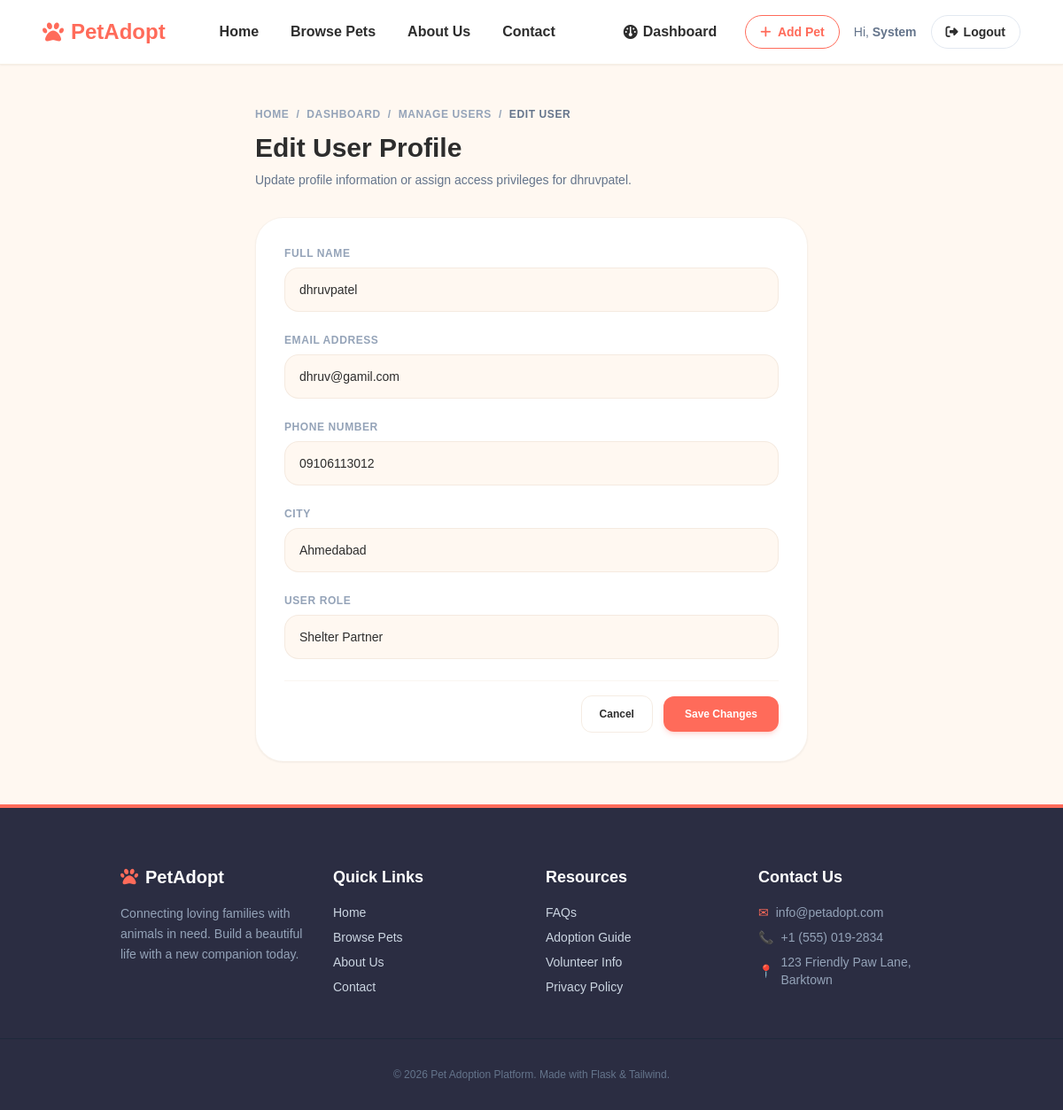
Screenshot of /admin/user/6/edit (signed in) with the database file from the repository.
### models.py (models this page shows, shortened)
class User(db.Model, UserMixin):
    __tablename__ = 'users'
    id = db.Column(db.Integer, primary_key=True)
    name = db.Column(db.String(100), nullable=False)
    email = db.Column(db.String(120), unique=True, nullable=False)
    password_hash = db.Column(db.String(255), nullable=False)
    role = db.Column(db.String(20), nullable=False, default='adopter')  # adopter, shelter, admin
    phone = db.Column(db.String(20), nullable=True)
    city = db.Column(db.String(100), nullable=True)
    created_at = db.Column(db.DateTime, default=datetime.utcnow)
    pets = db.relationship('Pet', backref='shelter', lazy=True, cascade="all, delete-orphan")
    applications = db.relationship('AdoptionApplication', backref='applicant', lazy=True, cascade="all, delete-orphan")

### admin_routes.py (the view, shortened to what this page needs)
@admin_bp.route('/admin/user/<int:user_id>/edit', methods=['GET', 'POST'])
@login_required
@role_required('admin')
def edit_user(user_id):
    user = User.query.get_or_404(user_id)
    return render_template('admin/edit_user.html', user=user)

### utils.py (called while the page is built)
def role_required(*roles):
    def decorator(f):
        @wraps(f)
        def decorated_function(*args, **kwargs):
            if not current_user.is_authenticated or current_user.role not in roles:
                abort(403)
            return f(*args, **kwargs)
        return decorated_function
    return decorator

### templates/admin/edit_user.html (shortened to what this page needs)
{% extends 'base.html' %}
{% block content %}
<div class="container mx-auto max-w-2xl px-6 py-12 text-left animate-fade-in-up">
    <nav class="flex items-center gap-2 text-xs font-bold uppercase tracking-wider text-slate-400 mb-3">
        <a href="{{ url_for('general.home') }}" class="hover:text-primary transition-colors">Home</a>
        <span>/</span>
        <a href="{{ url_for('admin.dashboard') }}" class="hover:text-primary transition-colors">Dashboard</a>
        <span>/</span>
        <a href="{{ url_for('admin.manage_users') }}" class="hover:text-primary transition-colors">Manage Users</a>
        <span>/</span>
        <span class="text-slate-500">Edit User</span>
    </nav>
    <h1 class="text-3xl font-black text-dark mb-2">Edit User Profile</h1>
    <p class="text-slate-500 text-sm mb-8">Update profile information or assign access privileges for {{ user.name }}.</p>
    <div class="bg-white border border-border/60 rounded-[32px] p-8 shadow-sm">
        <form action="{{ url_for('admin.edit_user', user_id=user.id) }}" method="POST" class="space-y-6">
            <div>
                <label for="name" class="block text-xs font-bold uppercase tracking-wider text-slate-400 mb-2">Full Name</label>
                <div class="relative">
                    <input
                      type="text"
                      id="name"
                      name="name"
                      value="{{ user.name }}"
                      required
                      class="w-full bg-[#FFF8F1] border border-border/80 rounded-2xl px-4 py-3.5 outline-none font-medium text-sm text-dark placeholder:text-slate-400 focus:border-primary/50 transition-all"
                    />
                </div>
            </div>
            <div>
                <label for="email" class="block text-xs font-bold uppercase tracking-wider text-slate-400 mb-2">Email Address</label>
                <div class="relative">
                    <input
                      type="email"
                      id="email"
                      name="email"
                      value="{{ user.email }}"
                      required
                      class="w-full bg-[#FFF8F1] border border-border/80 rounded-2xl px-4 py-3.5 outline-none font-medium text-sm text-dark placeholder:text-slate-400 focus:border-primary/50 transition-all"
                    />
                </div>
            </div>
            <div>
                <label for="phone" class="block text-xs font-bold uppercase tracking-wider text-slate-400 mb-2">Phone Number</label>
                <div class="relative">
                    <input
                      type="text"
                      id="phone"
                      name="phone"
                      value="{% if user.phone %}{{ user.phone }}{% endif %}"
                      placeholder="e.g. 555-019-2834"
                      class="w-full bg-[#FFF8F1] border border-border/80 rounded-2xl px-4 py-3.5 outline-none font-medium text-sm text-dark placeholder:text-slate-400 focus:border-primary/50 transition-all"
                    />
                </div>
            </div>
            <div>
                <label for="city" class="block text-xs font-bold uppercase tracking-wider text-slate-400 mb-2">City</label>
                <div class="relative">
                    <input
                      type="text"
                      id="city"
                      name="city"
                      value="{% if user.city %}{{ user.city }}{% endif %}"
                      placeholder="e.g. San Francisco"
                      class="w-full bg-[#FFF8F1] border border-border/80 rounded-2xl px-4 py-3.5 outline-none font-medium text-sm text-dark placeholder:text-slate-400 focus:border-primary/50 transition-all"
                    />
                </div>
            </div>
            <div>
                <label for="role" class="block text-xs font-bold uppercase tracking-wider text-slate-400 mb-2">User Role</label>
                <select
                  id="role"
                  name="role"
                  class="w-full bg-[#FFF8F1] border border-border/80 rounded-2xl px-4 py-3.5 outline-none font-medium text-sm text-dark focus:border-primary/50 transition-all appearance-none cursor-pointer"
                >
                    <option value="shelter" {% if user.role == 'shelter' %}selected{% endif %}>Shelter Partner</option>
                </select>
            </div>
            <div class="flex items-center justify-end gap-3 pt-4 border-t border-border/40">
                <a
                  href="{{ url_for('admin.manage_users') }}"
                  class="px-5 py-3 border border-border/80 text-dark hover:border-slate-400 font-bold rounded-xl text-xs transition-colors"
                >
                    Cancel
                </a>
                <button
                  type="submit"
                  class="px-6 py-3 bg-primary hover:bg-primary-hover text-white font-bold rounded-xl text-xs shadow-md shadow-primary/20 transition-all active:scale-95 cursor-pointer"
                >
                    Save Changes
                </button>
            </div>
        </form>
    </div>
</div>
{% endblock %}

### templates/base.html (shortened to what this page needs)
<!DOCTYPE html>
<html lang="en">
<head>
    <script src="https://cdn.tailwindcss.com"></script>
    <link href="https://cdnjs.cloudflare.com/ajax/libs/font-awesome/6.4.2/css/all.min.css" rel="stylesheet">
    <link href="{{ url_for('static', filename='css/style.css') }}" rel="stylesheet">
</head>
<body class="bg-[#FFF8F1] text-[#2D2D2D] font-sans antialiased overflow-x-hidden flex flex-col min-h-screen">
    <nav class="sticky top-0 z-40 bg-white/95 backdrop-blur-md border-b border-[#f1e3d3]/60 shadow-sm py-4 px-6 md:px-12 flex justify-between items-center transition-all">
        <a href="{{ url_for('general.home') }}" class="flex items-center gap-2 text-primary font-black text-2xl">
            <i class="fa-solid fa-paw"></i>
            <span>PetAdopt</span>
        </a>
        <div class="hidden lg:flex items-center gap-1">
            <a href="{{ url_for('general.home') }}" class="px-4 py-2 rounded-xl text-base font-semibold transition-all {% if request.endpoint == 'general.home' %}text-primary bg-primary-light{% else %}text-dark hover:text-primary hover:bg-primary-light/40{% endif %}">Home</a>
            <a href="{{ url_for('pets.pet_list') }}" class="px-4 py-2 rounded-xl text-base font-semibold transition-all {% if request.endpoint == 'pets.pet_list' %}text-primary bg-primary-light{% else %}text-dark hover:text-primary hover:bg-primary-light/40{% endif %}">Browse Pets</a>
            <a href="{{ url_for('general.about') }}" class="px-4 py-2 rounded-xl text-base font-semibold transition-all {% if request.endpoint == 'general.about' %}text-primary bg-primary-light{% else %}text-dark hover:text-primary hover:bg-primary-light/40{% endif %}">About Us</a>
            <a href="{{ url_for('general.contact') }}" class="px-4 py-2 rounded-xl text-base font-semibold transition-all {% if request.endpoint == 'general.contact' %}text-primary bg-primary-light{% else %}text-dark hover:text-primary hover:bg-primary-light/40{% endif %}">Contact</a>
        </div>
        <div class="hidden lg:flex items-center gap-3">
            {% if current_user.is_authenticated %}
                <div class="flex items-center gap-4">
                    {% if current_user.role == 'adopter' %}
                        <a href="{{ url_for('adoptions.my_applications') }}" class="flex items-center gap-1.5 px-4 py-2 rounded-xl text-base font-semibold transition-all {% if request.endpoint == 'adoptions.my_applications' %}text-primary bg-primary-light{% else %}text-dark hover:text-primary{% endif %}">
                            <i class="fa-solid fa-file-invoice"></i> My Applications
                        </a>
                    {% elif current_user.role in ['shelter', 'admin'] %}
                        <a href="{{ url_for('admin.dashboard') }}" class="flex items-center gap-1.5 px-4 py-2 rounded-xl text-base font-semibold transition-all {% if request.endpoint == 'admin.dashboard' %}text-primary bg-primary-light{% else %}text-dark hover:text-primary{% endif %}">
                            <i class="fa-solid fa-gauge"></i> Dashboard
                        </a>
                        <a href="{{ url_for('pets.add_pet') }}" class="px-4 py-2 rounded-full border border-primary text-primary hover:bg-primary-light/40 font-semibold text-sm transition-all">
                            <i class="fa-solid fa-plus mr-1"></i> Add Pet
                        </a>
                    {% endif %}
                    <span class="text-sm font-medium text-slate-500">
                        Hi, <strong>{{ current_user.name.split(' ')[0] }}</strong>
                    </span>
                    <a href="{{ url_for('auth.logout') }}" class="flex items-center gap-1.5 px-4 py-2 rounded-full border border-slate-200 hover:border-primary hover:text-primary font-semibold text-sm transition-all">
                        <i class="fa-solid fa-right-from-bracket"></i> Logout
                    </a>
                </div>
            {% endif %}
        </div>
    </nav>
    <main class="flex-grow">
        {% block content %}{% endblock %}
    </main>
    <footer class="bg-[#2b2d42] text-[#ecf0f1] pt-16 pb-8 border-t-4 border-primary">
        <div class="container mx-auto px-6 md:px-12 grid grid-cols-1 md:grid-cols-4 gap-8">
            <div>
                <h5 class="text-white text-xl font-black flex items-center gap-2 mb-4">
                    <i class="fa-solid fa-paw text-primary"></i> PetAdopt
                </h5>
                <p class="text-slate-400 text-sm leading-relaxed">Connecting loving families with animals in need. Build a beautiful life with a new companion today.</p>
            </div>
            <div>
                <h6 class="text-white font-bold text-lg mb-4">Quick Links</h6>
                <div class="flex flex-col gap-2">
                    <a href="{{ url_for('general.home') }}" class="text-left text-slate-300 hover:text-primary text-sm transition-all">Home</a>
                    <a href="{{ url_for('pets.pet_list') }}" class="text-left text-slate-300 hover:text-primary text-sm transition-all">Browse Pets</a>
                    <a href="{{ url_for('general.about') }}" class="text-left text-slate-300 hover:text-primary text-sm transition-all">About Us</a>
                    <a href="{{ url_for('general.contact') }}" class="text-left text-slate-300 hover:text-primary text-sm transition-all">Contact</a>
                </div>
            </div>
            <div>
                <h6 class="text-white font-bold text-lg mb-4">Resources</h6>
                <div class="flex flex-col gap-2 text-slate-300 text-sm">
                    <a href="#" class="hover:text-primary transition-all">FAQs</a>
                    <a href="#" class="hover:text-primary transition-all">Adoption Guide</a>
                    <a href="#" class="hover:text-primary transition-all">Volunteer Info</a>
                    <a href="#" class="hover:text-primary transition-all">Privacy Policy</a>
                </div>
            </div>
            <div>
                <h6 class="text-white font-bold text-lg mb-4">Contact Us</h6>
                <p class="text-slate-400 text-sm mb-2 flex items-center gap-2"><span class="text-primary">✉</span> info@petadopt.com</p>
                <p class="text-slate-400 text-sm mb-2 flex items-center gap-2"><span class="text-primary">📞</span> +1 (555) 019-2834</p>
                <p class="text-slate-400 text-sm flex items-center gap-2"><span class="text-primary">📍</span> 123 Friendly Paw Lane, Barktown</p>
            </div>
        </div>
        <div class="border-t border-slate-800 pt-8 mt-12 text-center text-slate-500 text-xs">
            <p>&copy; 2026 Pet Adoption Platform. Made with Flask & Tailwind.</p>
        </div>
    </footer>
</body>
</html>

### static/css/style.css (style rules this page uses)
.animate-fade-in-up { opacity: 0; animation: fadeInUp 0.7s cubic-bezier(0.16, 1, 0.3, 1) forwards; }

### rows the page displays
User: name "System"
User: name "dhruvpatel", email "dhruv@gamil.com", phone "09106113012", city "Ahmedabad", role "Shelter Partner"
